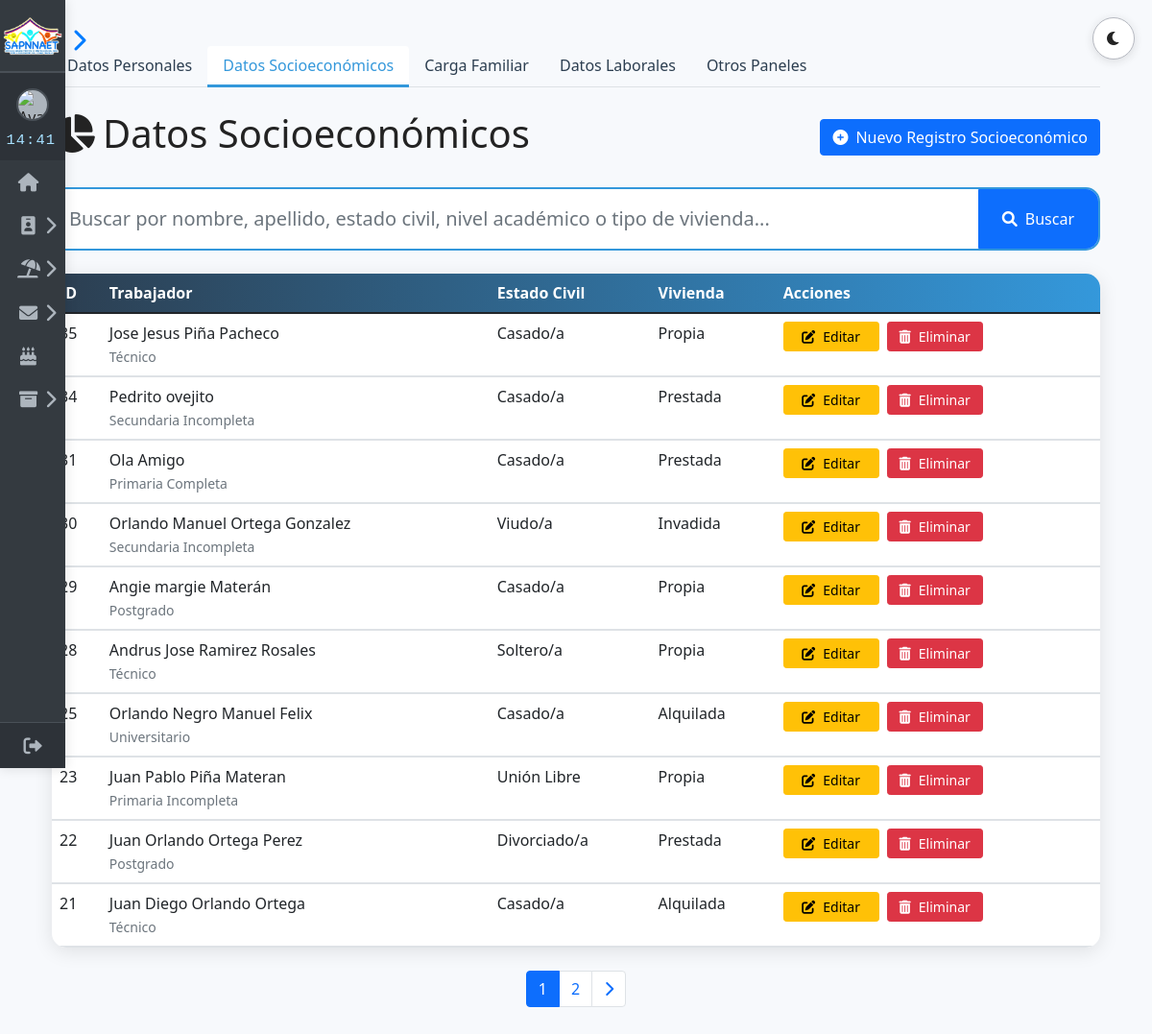
The page /inicio/gestion/gestion_socioeconomicos.php on the database its author committed.
### tables this page shows
CREATE TABLE `datos_socioeconomicos` (
  `id_socioeconomico` int NOT NULL AUTO_INCREMENT,
  `id_pers` int NOT NULL,
  `estado_civil` enum('Soltero/a','Casado/a','Divorciado/a','Viudo/a','Unión Libre') NOT NULL,
  `nivel_academico` varchar(255) NOT NULL DEFAULT 'Ninguno',
  `mencion` varchar(255) DEFAULT NULL,
  `tipo_vivienda` enum('Propia','Alquilada','Prestada','Invadida','Otro') NOT NULL DEFAULT 'Propia',
  `servicios_agua` enum('Sí','No') NOT NULL DEFAULT 'No',
  `servicios_electricidad` enum('Sí','No') NOT NULL DEFAULT 'No',
  `servicios_internet` enum('Sí','No') NOT NULL DEFAULT 'No',
  `servicios_gas` enum('Sí','No') NOT NULL DEFAULT 'No',
  `tecnologia_computadora` enum('Sí','No') NOT NULL DEFAULT 'No',
  `tecnologia_smartphone` enum('Sí','No') NOT NULL DEFAULT 'No',
  `tecnologia_tablet` enum('Sí','No') NOT NULL DEFAULT 'No',
  `carnet_patria` enum('Sí','No') NOT NULL DEFAULT 'No',
  `codigo_patria` varchar(50) DEFAULT NULL,
  `serial_patria` varchar(50) DEFAULT NULL,
  `carnet_psuv` enum('Sí','No') NOT NULL DEFAULT 'No',
  `codigo_psuv` varchar(50) DEFAULT NULL,
  `serial_psuv` varchar(50) DEFAULT NULL,
  `instituciones_academicas` varchar(255) DEFAULT NULL,
  `fecha_actualizacion` timestamp NULL DEFAULT CURRENT_TIMESTAMP ON UPDATE CURRENT_TIMESTAMP,
  PRIMARY KEY (`id_socioeconomico`),
  KEY `id_pers` (`id_pers`),
  CONSTRAINT `datos_socioeconomicos_ibfk_1` FOREIGN KEY (`id_pers`) REFERENCES `datos_personales` (`id_pers`) ON DELETE CASCADE
);

CREATE TABLE `datos_personales` (
  `id_pers` int NOT NULL AUTO_INCREMENT,
  `nombres` varchar(100) NOT NULL,
  `apellidos` varchar(100) NOT NULL,
  `cedula_identidad` varchar(20) DEFAULT NULL,
  `pasaporte` varchar(20) DEFAULT NULL,
  `rif` varchar(20) DEFAULT NULL,
  `genero` enum('Masculino','Femenino','No binario','Prefiero no decir','Otro') NOT NULL,
  `fecha_nacimiento` date DEFAULT NULL,
  `nacionalidad` varchar(50) DEFAULT NULL,
  `correo_electronico` varchar(100) DEFAULT NULL,
  `telefono_contacto` varchar(20) DEFAULT NULL,
  `telefono_contacto_secundario` varchar(20) DEFAULT NULL,
  `nombre_contacto_emergencia` varchar(100) DEFAULT NULL,
  `apellido_contacto_emergencia` varchar(100) DEFAULT NULL,
  `telefono_contacto_emergencia` varchar(20) DEFAULT NULL,
  `tiene_discapacidad` varchar(50) DEFAULT NULL,
  `tiene_licencia_conducir` varchar(30) DEFAULT NULL,
  `numero_seguro_social` varchar(30) DEFAULT NULL,
  `fecha_registro` timestamp NULL DEFAULT CURRENT_TIMESTAMP,
  `fecha_actualizacion` timestamp NULL DEFAULT CURRENT_TIMESTAMP ON UPDATE CURRENT_TIMESTAMP,
  `direccion` varchar(100) NOT NULL,
  `detalle_discapacidad` varchar(255) DEFAULT 'No',
  `detalle_licencia` varchar(255) DEFAULT 'No',
  PRIMARY KEY (`id_pers`),
  UNIQUE KEY `cedula_identidad` (`cedula_identidad`),
  UNIQUE KEY `correo_electronico` (`correo_electronico`)
);

### inicio/gestion/gestion_socioeconomicos.php (the view, shortened to what this page needs)
<?php
require 'conexion/conexion_db.php';
$searchTerm = '';
$searchCondition = '';
$params = [];
$registros_por_pagina = 10;
$pagina_actual = isset($_GET['pagina']) ? max(1, (int)$_GET['pagina']) : 1;
$offset = ($pagina_actual - 1) * $registros_por_pagina;
$sql_total = "
    SELECT COUNT(*) AS total
    FROM datos_socioeconomicos s
    INNER JOIN datos_personales p ON s.id_pers = p.id_pers
    $searchCondition
";
$stmt_total = $conexion->prepare($sql_total);
$stmt_total->execute();
$result_total = $stmt_total->get_result();
$total_registros = $result_total->fetch_assoc()['total'];
$total_paginas = ceil($total_registros / $registros_por_pagina);
$sql = "
    SELECT s.*, p.nombres, p.apellidos
    FROM datos_socioeconomicos s
    INNER JOIN datos_personales p ON s.id_pers = p.id_pers
    $searchCondition
    ORDER BY s.id_socioeconomico DESC
    LIMIT ? OFFSET ?
";
$stmt = $conexion->prepare($sql);
if (!empty($params)) {
    $types = str_repeat('s', count($params)) . 'ii';
    $params_pag = array_merge($params, [$registros_por_pagina, $offset]);
    $stmt->bind_param($types, ...$params_pag);
} else {
    $stmt->bind_param("ii", $registros_por_pagina, $offset);
}
$stmt->execute();
$resultado = $stmt->get_result();
$registros = $resultado->fetch_all(MYSQLI_ASSOC);
require $_SERVER['DOCUMENT_ROOT']."/proyecto/inicio/sidebar.php";
?>
<!DOCTYPE html>
<html lang="es" data-theme="light">
<head>
    <link href="https://cdn.jsdelivr.net/npm/bootstrap@5.1.3/dist/css/bootstrap.min.css" rel="stylesheet">
    <link rel="stylesheet" href="https://cdnjs.cloudflare.com/ajax/libs/font-awesome/6.0.0/css/all.min.css">
</head>
<body>
<button class="theme-toggle-btn" id="themeToggleBtn" title="Cambiar modo" aria-label="Cambiar modo claro/oscuro">
    <i id="themeToggleIcon" class="fas fa-moon"></i>
</button>
    <div class="container py-5">
         <ul class="nav nav-tabs mb-4">
            <li class="nav-item">
                <a class="nav-link" href="gestion_personal.php">Datos Personales</a>
            </li>
            <li class="nav-item">
                <a class="nav-link active" href="gestion_socioeconomicos.php">Datos Socioeconómicos</a>
            </li>
            <li class="nav-item">
                <a class="nav-link" href="gestion_carga.php">Carga Familiar</a>
            </li>
            <li class="nav-item">
                <a class="nav-link" href="gestion_laboral.php">Datos Laborales</a>
            </li>
            <li class="nav-item">
                <a class="nav-link" href="gestion_contrato.php">Otros Paneles</a>
            </li>
        </ul>
        <div class="d-flex justify-content-between align-items-center mb-4">
            <h1><i class="fas fa-chart-pie me-2"></i>Datos Socioeconómicos</h1>
            <div>
                <a href="form/form_datossocioeco.php" class="btn btn-primary">
                    <i class="fas fa-plus-circle me-2"></i>Nuevo Registro Socioeconómico
                </a>
            </div>
        </div>
        <div class="card search-card mb-4">
            <div class="card-body p-0">
                <form method="GET" action="gestion_socioeconomicos.php">
                    <div class="input-group">
                        <input type="text"
                               class="form-control form-control-lg border-0 py-3"
                               name="q"
                               placeholder="Buscar por nombre, apellido, estado civil, nivel académico o tipo de vivienda..."
                               value="<?= htmlspecialchars($searchTerm) ?>">
                        <button class="btn btn-primary search-btn px-4" type="submit">
                            <i class="fas fa-search me-2"></i>Buscar
                        </button>
                    </div>
                </form>
            </div>
        </div>
        <?php if (!empty($registros)): ?>
            <div class="data-table">
                <table class="table table-hover mb-0">
                    <thead>
                        <tr>
                            <th>ID</th>
                            <th>Trabajador</th>
                            <th>Estado Civil</th>
                            <th>Vivienda</th>
                            <th>Acciones</th>
                        </tr>
                    </thead>
                    <tbody>
                        <?php foreach($registros as $registro): ?>
                        <tr data-bs-toggle="collapse" href="#detalle-<?= htmlspecialchars($registro['id_socioeconomico']) ?>" role="button">
                            <td><?= htmlspecialchars($registro['id_socioeconomico']) ?></td>
                            <td>
                                <?= htmlspecialchars("{$registro['nombres']} {$registro['apellidos']}") ?><br>
                                <small class="text-muted"><?= htmlspecialchars($registro['nivel_academico'] ?? 'N/A') ?></small>
                            </td>
                            <td><?= htmlspecialchars($registro['estado_civil']) ?></td>
                            <td><?= htmlspecialchars($registro['tipo_vivienda']) ?></td>
                            <td>
                                <div class="d-flex gap-2">
                                    <a href="edit/editdatos_socioeco.php?id=<?= htmlspecialchars($registro['id_socioeconomico']) ?>"
                                       class="btn btn-sm btn-warning action-btn">
                                        <i class="fas fa-edit me-2"></i>Editar
                                    </a>
                                    <form method="POST" class="d-inline">
                                        <button type="submit" name="eliminar_registro"
                                                class="btn btn-sm btn-danger action-btn"
                                                onclick="return confirm('¿Eliminar permanentemente este registro?')">
                                            <i class="fas fa-trash-alt me-2"></i>Eliminar
                                        </button>
                                    </form>
                                </div>
                            </td>
                        </tr>
                        <tr class="detail-row">
                            <td colspan="6" class="detail-cell">
                            </td>
                        </tr>
                        <?php endforeach; ?>
                    </tbody>
                </table>
            </div>
            <nav aria-label="Navegación de páginas" class="mt-4">
                <ul class="pagination justify-content-center">
                    <?php
                    $pagina_inicio = max(1, $pagina_actual - 2);
                    $pagina_fin = min($total_paginas, $pagina_actual + 2);
                    for ($i = $pagina_inicio; $i <= $pagina_fin; $i++):
                    ?>
                        <li class="page-item <?= $i == $pagina_actual ? 'active' : '' ?>">
                            <a class="page-link"
                               href="gestion_socioeconomicos.php?pagina=<?= $i ?><?= !empty($searchTerm) ? '&q='.urlencode($searchTerm) : '' ?>">
                                <?= $i ?>
                            </a>
                        </li>
                    <?php endfor; ?>
                    <?php if ($pagina_actual < $total_paginas): ?>
                        <li class="page-item">
                            <a class="page-link"
                               href="gestion_socioeconomicos.php?pagina=<?= $pagina_actual + 1 ?><?= !empty($searchTerm) ? '&q='.urlencode($searchTerm) : '' ?>">
                                <i class="fas fa-chevron-right"></i>
                            </a>
                        </li>
                    <?php endif; ?>
                </ul>
            </nav>
        <?php endif; ?>
    </div>
</body>
</html>

### inicio/sidebar.php (style rules this page uses)
body { margin: 0; font-family: 'Arial', sans-serif; }

### inicio/gestion/gestion_socioeconomicos.php (style rules this page uses)
:root { --primary-color: #2c3e50; --secondary-color: #3498db; --danger-color: #dc3545; --table-bg: #fff; --table-row-detail: #f8f9fa; --no-results-gradient: linear-gradient(135deg, #f8f9fa, #e9ecef); }
body { background: #f7f9fc; color: #232323; }
.theme-toggle-btn { position: fixed; top: 18px; right: 18px; z-index: 1101; background: var(--table-bg); border: 1px solid #b5b8c0; color: #232323; border-radius: 50%; width: 44px; height: 44px; display: flex; align-items: center; justify-content: center; cursor: pointer; box-shadow: 0 2px 10px #2222; transition: background 0.2s, color 0.2s; }
.data-table { background: var(--table-bg); border-radius: 15px; box-shadow: 0 4px 20px rgba(0,0,0,0.1); overflow: hidden; }
.table thead { background: linear-gradient(to right, var(--primary-color), var(--secondary-color)); color: white; }
.table td, .table th { color: inherit; border-color: #333; }
.action-btn { transition: all 0.3s ease; min-width: 100px; }
.nav-tabs .nav-link { border: none; color: var(--primary-color); font-weight: 500; }
.nav-tabs .nav-link.active { border-bottom: 3px solid var(--secondary-color); color: var(--secondary-color); }
.search-card { border: 2px solid var(--secondary-color); border-radius: 15px; overflow: hidden; }
.detail-row { background-color: var(--table-row-detail); }
.detail-cell { padding: 0 !important; }
[data-theme="light"] .table th, [data-theme="light"] .table td, [data-theme="light"] .table tr { border-color: #dee2e6 !important; }

### rows shown on the page
datos_socioeconomicos: id_socioeconomico "35", id_pers.apellidos "Jose Jesus Piña Pacheco", nivel_academico "Técnico", estado_civil "Casado/a", tipo_vivienda "Propia"
datos_socioeconomicos: id_socioeconomico "34", id_pers.apellidos "Pedrito ovejito", nivel_academico "Secundaria Incompleta", estado_civil "Casado/a", tipo_vivienda "Prestada"
datos_socioeconomicos: id_socioeconomico "31", id_pers.apellidos "Ola Amigo", nivel_academico "Primaria Completa", estado_civil "Casado/a", tipo_vivienda "Prestada"
datos_socioeconomicos: id_socioeconomico "30", id_pers.apellidos "Orlando Manuel Ortega Gonzalez", nivel_academico "Secundaria Incompleta", estado_civil "Viudo/a", tipo_vivienda "Invadida"
datos_socioeconomicos: id_socioeconomico "29", id_pers.apellidos "Angie margie Materán", nivel_academico "Postgrado", estado_civil "Casado/a", tipo_vivienda "Propia"
datos_socioeconomicos: id_socioeconomico "28", id_pers.apellidos "Andrus Jose Ramirez Rosales", nivel_academico "Técnico", estado_civil "Soltero/a", tipo_vivienda "Propia"
datos_socioeconomicos: id_socioeconomico "25", id_pers.apellidos "Orlando Negro Manuel Felix", nivel_academico "Universitario", estado_civil "Casado/a", tipo_vivienda "Alquilada"
datos_socioeconomicos: id_socioeconomico "23", id_pers.apellidos "Juan Pablo Piña Materan", nivel_academico "Primaria Incompleta", estado_civil "Unión Libre", tipo_vivienda "Propia"
datos_socioeconomicos: id_socioeconomico "22", id_pers.apellidos "Juan Orlando Ortega Perez", nivel_academico "Postgrado", estado_civil "Divorciado/a", tipo_vivienda "Prestada"
datos_socioeconomicos: id_socioeconomico "21", id_pers.apellidos "Juan Diego Orlando Ortega", nivel_academico "Técnico", estado_civil "Casado/a", tipo_vivienda "Alquilada"
